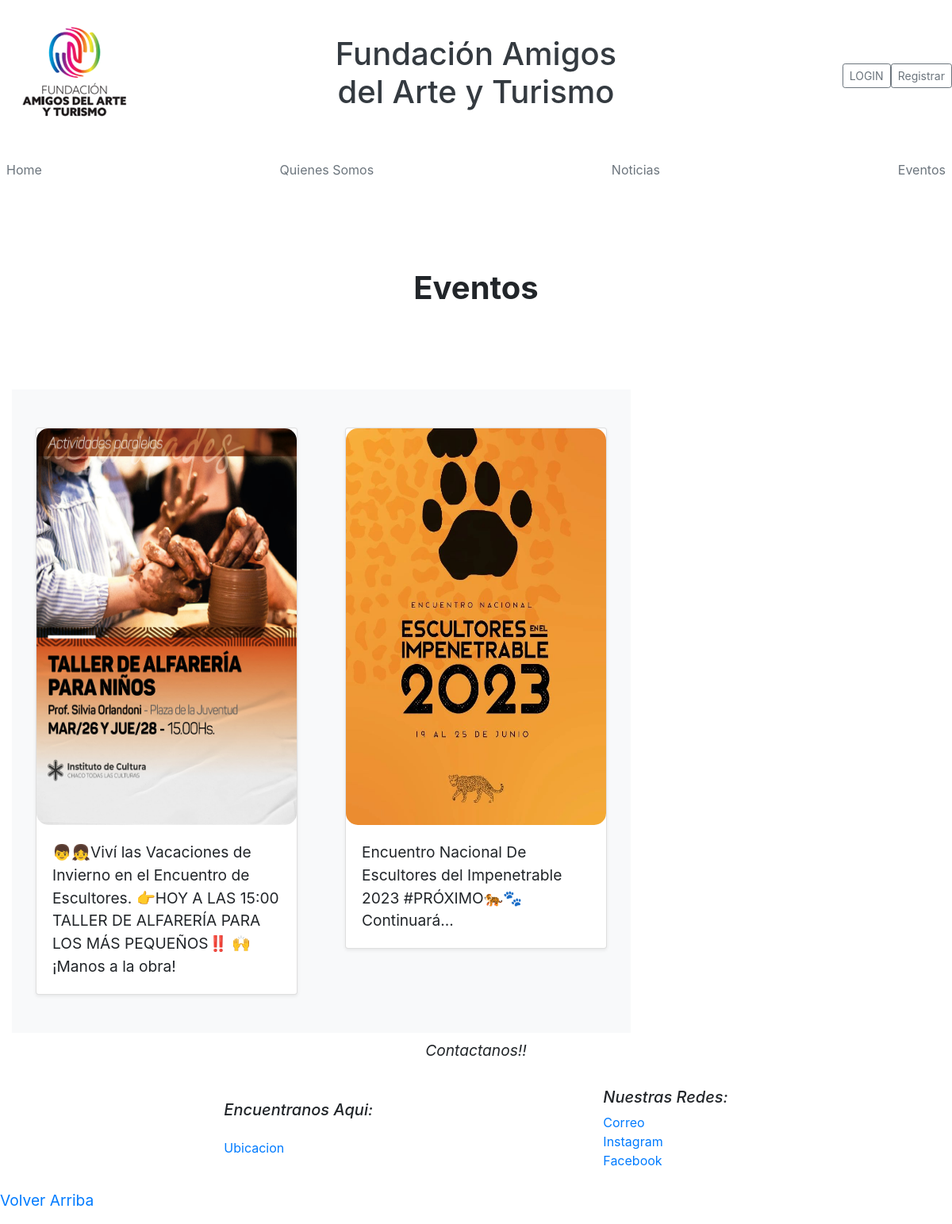
The page /Eventos/ on the database its author committed.
### apps/eventos/models.py (models this page shows, shortened)
class Eventos(models.Model):
    titulo = models.CharField(max_length=100)
    contenido = models.TextField(blank=True, null=True)
    imagen = models.ImageField(null=True, blank=True, upload_to='static/img/')
    fecha = models.DateTimeField(auto_now_add=True)

### apps/eventos/views.py (the view)
# urls.py: path('' , listar_Eventos, name='listareventos.html'),
def listar_Eventos(request):
    evento = Eventos.objects.all()
    evento_ordenado = evento.order_by('-fecha')
    return render(request, 'eventos/listareventos.html', { 'post_eventos': evento_ordenado})

### templates/eventos/listareventos.html (shortened to what this page needs)
{% extends 'basetemplate.html'%}
{% load static%}
{%block contenido%}
    <!doctype html>
    <html lang="en">
    <head>
    <link href="/docs/5.2/dist/css/bootstrap.min.css" rel="stylesheet">
    </head>
    <body>
    <main>
    <section class="py-5 text-center container">
        <div class="row py-lg-5">
        <div class="col-lg-6 col-md-8 mx-auto">
            <h1><b>Eventos</b></h1>
        </div>
        </div>
    </section>
<div class="d-flex col-12">
    {% for post in post_eventos %}
    <div class="album py-5 bg-light col-4">
        <div class="container">
            <div class="row row-cols-1 row-cols-sm-2 row-cols-md-3 g-3">
                <div class="col-md-12">
                <div class="card shadow-sm">
                    <img src="{{ post.imagen.url }}" class="card-img-top" max-width="200px" height="500px" style="border-radius: 15px; padding-top: 0px;">
                    <div class="card-body">
                        <p class="card-text">{{ post.contenido |safe }} </p>
                    </div>
                </div>
                </div>
            </div>
        </div>
    </div>
    {%endfor%}
</div>
</main>
        {%endblock contenido%}

### static/css/Quienes.css (style rules this page uses)
p { font-size: larger; }
body { margin: 0; padding: 0; }

### rows shown on the page
Eventos: imagen (picture), contenido "👦👧Viví las Vacaciones de Invierno en el Encuentro de Escultores. 👉HOY A LAS 15:00 TALLER DE ALFARERÍA PARA LOS MÁS PEQUEÑOS‼️ 🙌¡Manos a la obra!"
Eventos: imagen (picture), contenido "Encuentro Nacional De Escultores del Impenetrable 2023 #PRÓXIMO🐅🐾 Continuará..."
